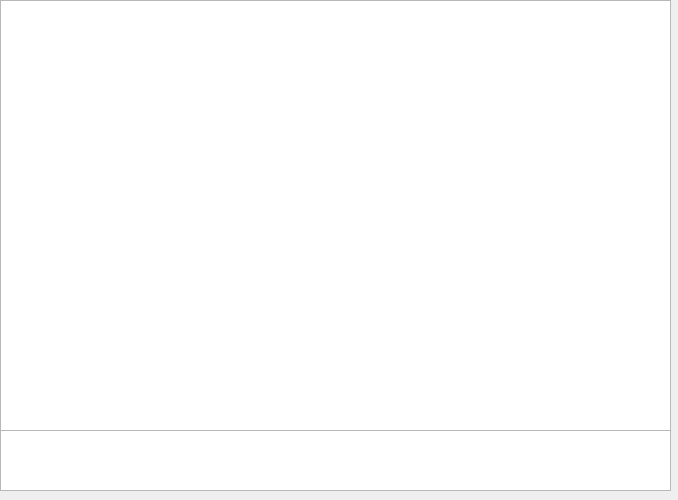
<?xml version="1.0" encoding="UTF-8"?>
<ui version="4.0">
 <class>Cxmlparmetershow</class>
 <widget class="QWidget" name="Cxmlparmetershow">
  <property name="geometry">
   <rect>
    <x>0</x>
    <y>0</y>
    <width>678</width>
    <height>500</height>
   </rect>
  </property>
  <property name="windowTitle">
   <string>Form</string>
  </property>
  <widget class="QTableWidget" name="tableWidget">
   <property name="geometry">
    <rect>
     <x>0</x>
     <y>0</y>
     <width>671</width>
     <height>431</height>
    </rect>
   </property>
  </widget>
  <widget class="QTextEdit" name="textEdit_describe">
   <property name="geometry">
    <rect>
     <x>0</x>
     <y>430</y>
     <width>671</width>
     <height>61</height>
    </rect>
   </property>
   <property name="readOnly">
    <bool>true</bool>
   </property>
  </widget>
 </widget>
 <resources/>
 <connections/>
</ui>
